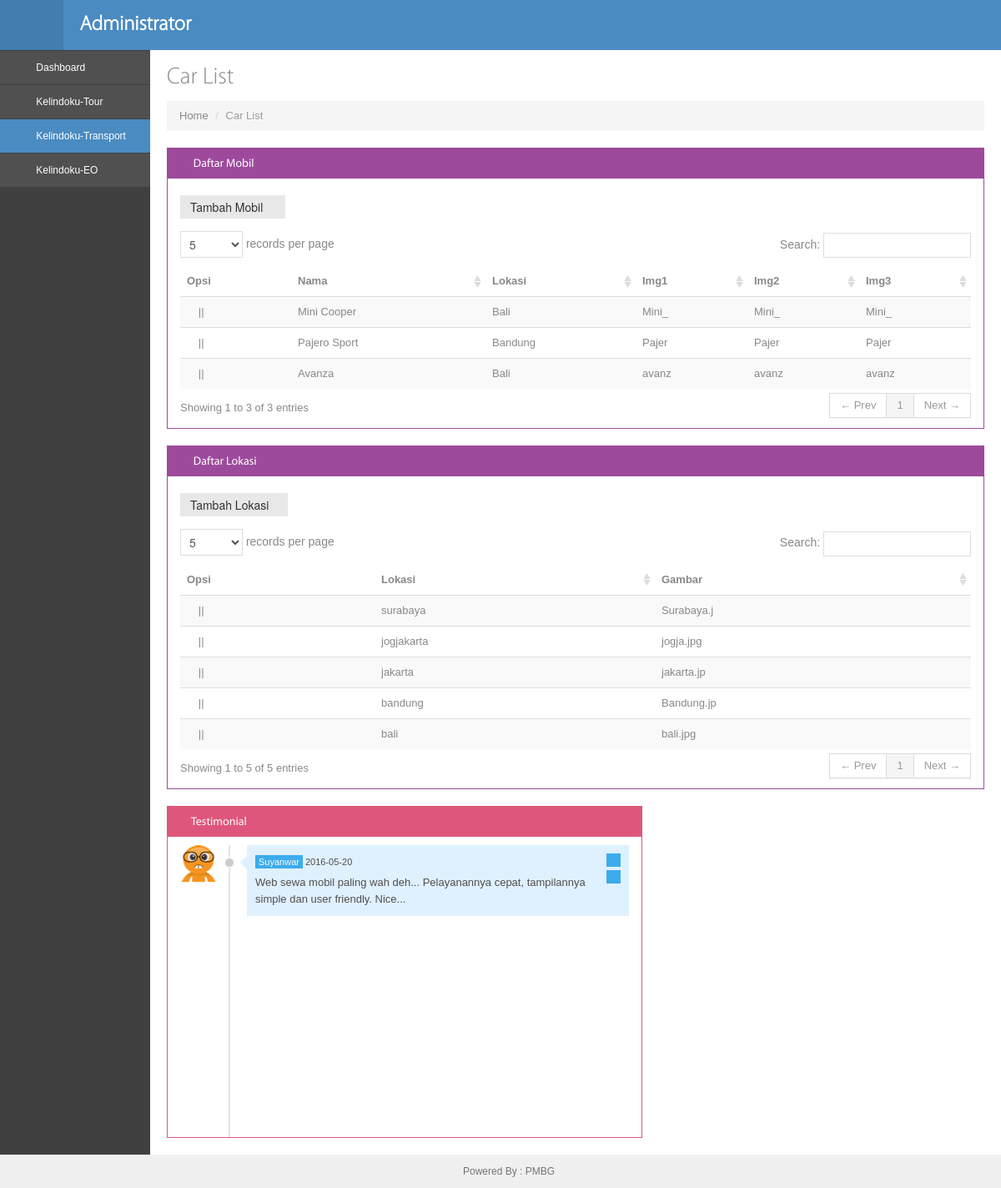
/administrator/mobil.php (signed in), run on the app's committed database.
### tables this page shows
CREATE TABLE `mobil` (
  `id` int(11) NOT NULL,
  `nama` varchar(30) NOT NULL,
  `lokasi` varchar(30) NOT NULL,
  `gambar1` varchar(50) NOT NULL,
  `gambar2` varchar(50) NOT NULL,
  `gambar3` varchar(50) NOT NULL,
  `detail` text NOT NULL
);

CREATE TABLE `lokasi_kategori` (
  `id_lk` int(5) NOT NULL,
  `gambar` varchar(50) NOT NULL,
  `lokasi` varchar(50) NOT NULL
);

CREATE TABLE `testi_t` (
  `id` int(11) NOT NULL,
  `nama` varchar(30) NOT NULL,
  `email` varchar(30) NOT NULL,
  `subject` varchar(30) NOT NULL,
  `isi` text NOT NULL,
  `tanggal` date NOT NULL,
  `enabled` int(1) NOT NULL
);

### administrator/mobil.php (the view, shortened to what this page needs)
<!DOCTYPE html>
<?php
include 'aksi_admin/session.php';
 ?>
<head>
<link href=assets/bootstrap/css/bootstrap.min.css rel=stylesheet />
<link href=assets/bootstrap/css/bootstrap-responsive.min.css rel=stylesheet />
<link href=assets/bootstrap/css/bootstrap-fileupload.css rel=stylesheet />
<link href=assets/font-awesome/css/font-awesome.css rel=stylesheet />
<link href=css/style.css rel=stylesheet />
<link href=css/style-responsive.css rel=stylesheet />
<link href=css/style-default.css rel=stylesheet id=style_color />
<link rel=stylesheet href=assets/data-tables/DT_bootstrap.css />
</head>
<body class=fixed-top>
<div id=header class="navbar navbar-inverse navbar-fixed-top">
<div class=navbar-inner>
<div class=container-fluid>
<div class="sidebar-toggle-box hidden-phone">
<div class=icon-reorder></div>
</div>
<a class=brand href=dashboard.php>
<h3 class=sub-menu>Administrator</h3>
</a>
<div id=top_menu class="nav notify-row">
<ul class="nav top-menu">
</ul>
</div>
<div class=top-nav>
<ul class="nav pull-right top-menu">
<li class="dropdown mtop5">
<a class="dropdown-toggle element" data-placement=bottom data-toggle=tooltip href=aksi_admin/aksi_logout.php data-original-title=Keluar>
<i class=icon-off></i>
</a>
</li>
</ul>
</div>
</div>
</div>
</div>
<div id=container class=row-fluid>
<div class=sidebar-scroll>
<div id=sidebar class="nav-collapse collapse">
<ul class=sidebar-menu>
<li class=sub-menu>
<a class href=dashboard.php>
<i class=icon-dashboard></i>
<span>Dashboard</span>
</a>
</li>
<li class=sub-menu>
<a href=article.php class>
<i class=icon-book></i>
<span>Kelindoku-Tour</span>
</a>
</li>
<li class="sub-menu active">
<a href=mobil.php class>
<i class=icon-plane></i>
<span>Kelindoku-Transport</span>
</a>
</li>
<li class=sub-menu>
<a href=eo.php class>
<i class=icon-camera></i>
<span>Kelindoku-EO</span>
</a>
</li>
</ul>
</div>
</div>
</div>
<div id=main-content>
<div class=container-fluid>
<div class=row-fluid>
<div class=span12>
<h3 class=page-title>
Car List
</h3>
<ul class=breadcrumb>
<li>
<a href=dashboard.php>Home</a>
<span class=divider>/</span>
</li>
<li class=active>
Car List
</li>
</ul>
</div>
</div>
<div class=row-fluid>
<div class=span12>
<div class="widget purple">
<div class=widget-title>
<h4><i class=icon-reorder></i> Daftar Mobil</h4>
<span class=tools>
<a href=javascript: class=icon-chevron-down></a>
</span>
</div>
<div class=widget-body>
<div>
<div class=clearfix>
<a href=tambah_posting/tambah_mobil.php>
<div class=btn-group>
<button class="btn green">
Tambah Mobil <i class=icon-plus></i>
</button>
</div>
</a>
<div class=space15></div><div style=overflow-x:auto;overflow-y:hidden>
<table class="table table-striped table-hover" id=editable-sample>
<thead>
<tr>
<th>Opsi</th>
<th>Nama</th>
<th>Lokasi</th>
<th>Img1</th>
<th>Img2</th>
<th>Img3</th>
</tr>
</thead>
<tbody>
<?php
                                     $sql = mysqli_query($connection, "SELECT * FROM mobil ORDER BY id DESC");
                    while ($data = mysqli_fetch_array($sql)){
                      $img1 = $data['gambar1'];
                      $img2 = $data['gambar2'];
                      $img3 = $data['gambar3'];
                      $A4=substr($img1, 0, 5);
                      $A5=substr($img2, 0, 5);
                      $A6=substr($img3, 0, 5);
                    ?>
<tr class>
<td><a href="edit_posting/edit_mobil.php?id=<?php echo $data['id']; ?>"><b class=icon-pencil></b></a> ||
<a href="aksi_admin/aksi_hapus_mobil.php?id=<?php echo $data['id'];?>"><b class=icon-trash></b></a></td>
<td><?php echo $data['nama']; ?></td>
<td><?php echo $data['lokasi']; ?></td>
<td><?php echo $A4; ?></td>
<td><?php echo $A5; ?></td>
<td><?php echo $A6; ?></td>
</tr>
<?php
                    }
                    ?>
</tbody>
</table></div>
</div>
</div>
</div>
</div>
</div>
</div>
<div class=row-fluid>
<div class=span12>
<div class="widget purple">
<div class=widget-title>
<h4><i class=icon-reorder></i> Daftar Lokasi</h4>
<span class=tools>
<a href=javascript: class=icon-chevron-down></a>
</span>
</div>
<div class=widget-body>
<div>
<div class=clearfix>
<a href=tambah_posting/tambah_lokasi.php>
<div class=btn-group>
<button class="btn green">
Tambah Lokasi<i class=icon-plus></i>
</button>
</div>
</a>
<div class=space15></div><div style=overflow-x:auto;overflow-y:hidden>
<table class="table table-striped table-hover" id=editable-sample1>
<thead>
<tr>
<th>Opsi</th>
<th>Lokasi</th>
<th>Gambar</th>
</tr>
</thead>
<tbody>
<?php
                                     $query1 = mysqli_query($connection, "SELECT * FROM lokasi_kategori ORDER BY id_lk DESC");
                    while ($data1 = mysqli_fetch_array($query1)){
                      $img1 = $data1['gambar'];
                      $A4 = substr($img1, 0, 10)
                    ?>
<tr class>
<td><a href="edit_posting/edit_lokasi.php?id=<?php echo $data1['id_lk']; ?>"><b class=icon-pencil></b></a> ||
<a href="aksi_admin/aksi_hapus_lokasi.php?id=<?php echo $data1['id_lk'];?>"><b class=icon-trash></b></a></td>
<td><?php echo $data1['lokasi']; ?></td>
<td><?php echo $A4; ?></td>
</tr>
<?php
                    }
                    ?>
</tbody>
</table></div>
</div>
</div>
</div>
</div>
</div>
</div>
<div class=span6>
<div class="widget red scr">
<div class="widget-title scrol">
<h4><i class=icon-comments-alt></i>Testimonial</h4>
<span class=tools>
<a href=javascript: class=icon-chevron-down></a>
</span>
</div>
<div class=widget-body>
<div class="timeline-messages scroll">
<?php
                                     $query = mysqli_query($connection, "SELECT * FROM testi_t ORDER BY id DESC", MYSQLI_USE_RESULT);
                    while ($data = mysqli_fetch_array($query, MYSQLI_BOTH)){
                    ?>
<div class=msg-time-chat>
<a class=message-img href=#><img alt src=img/emo.png class=avatar></a>
<div class="message-body msg-out">
<span class=arrow></span>
<div class=text>
<p class=attribution><a href=#><?php echo $data['nama'] ?></a> <?php echo $data['tanggal'] ?>
<a href="aksi_admin/aksi_hapus_testi_t.php?id=<?php echo $data['id'];?>" class="hapus-a hapus"><b class="icon-trash hapus"></b> </a><br />
<a class="hapus-a hapus" href="aksi_admin/aksi_aktif_testi_t.php?id=<?php echo $data['id'];?>"><b class="icon-pencil hapus"></b> </a>
</p>
<p><?php echo $data['isi']?></p>
</div>
</div>
</div>
<?php
                    }
                    ?>
</div>
</div>
</div>
</div>
</div>
</div>
<div id=footer>
Powered By : PMBG
</div>
</body>
</html>

### administrator/css/style-responsive.css (style rules this page uses)
@media (min-width: 980px) { #sidebar { position: absolute; width: 180px; } }
@media (min-width: 980px) { #sidebar ul { margin-top:1px !important; width: 100%; } }
@media (min-width: 980px) { #main-content { margin-top: 0px !important; } }
@media (min-width: 980px) { .fixed-top #main-content { margin-top: 20px; } }

### administrator/css/style-default.css (style rules this page uses)
body { color: #888888; }
a, a:hover { text-shadow: none !important; color: #4a8bc2; }
#header.navbar-inverse .navbar-inner { background-color: #4a8bc2; background-image: -moz-linear-gradient(top, #4a8bc2, #4a8bc2); background-image: -webkit-gradient(linear, 0 0, 0 100%, from(#4a8bc2), to(#4a8bc2)); background-image: -webkit-linear-gradient(top, #4a8bc2, #4a8bc2); background-image: -o-linear-gradient(top, #4a8bc2, #4a8bc2); background-image: linear-gradient(to bottom, #4a8bc2, #4a8bc2); background-repeat: repeat-x; border-color: #4a8bc2; color: #fff; filter: progid:DXImageTransform.Microsoft.gradient(startColorstr='#ff4a8bc2', endColorstr='#ff4a8bc2', GradientType=0); }
.sidebar-toggle-box { background: #427dae; color: #fff; }
#sidebar > ul > li > a { color: #fff !important; }
#sidebar > ul > li a i { color: #fff !important; display: inline-block; }
#sidebar > ul > li.active > a, #sidebar > ul > li >a:hover, #sidebar > ul > li:hover>a { background: #4a8bc2; }

### data on the page
mobil: nama "Mini Cooper", lokasi "Bali", gambar1 "Mini_", gambar2 "Mini_", gambar3 "Mini_"
mobil: nama "Pajero Sport", lokasi "Bandung", gambar1 "Pajer", gambar2 "Pajer", gambar3 "Pajer"
mobil: nama "Avanza", lokasi "Bali", gambar1 "avanz", gambar2 "avanz", gambar3 "avanz"
lokasi_kategori: lokasi "surabaya", gambar "Surabaya.j"
lokasi_kategori: lokasi "jogjakarta", gambar "jogja.jpg"
lokasi_kategori: lokasi "jakarta", gambar "jakarta.jp"
lokasi_kategori: lokasi "bandung", gambar "Bandung.jp"
lokasi_kategori: lokasi "bali", gambar "bali.jpg"
testi_t: nama "Suyanwar", tanggal "2016-05-20", isi "Web sewa mobil paling wah deh... Pelayanannya cepat, tampilannya simple dan user friendly. Nice..."
